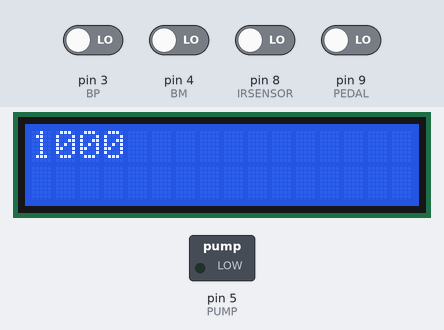
Bench run of a sketch on a simulated Arduino Uno, built with avr-gcc and run on an emulated ATmega328P. On the bench: 16×2 character LCD, switched loads named in the sketch (green lamp = pin HIGH). Dashed ring = blinking. The inputs (shaded band) are chosen by the test bench; at power-on: pin 3 (BP), pin 4 (BM), pin 8 (IRSENSOR), pin 9 (PEDAL) LOW.

Above: at 11.2 s.
11.3 s: pin 8 (IRSENSOR) driven HIGH
At 12.4 s:
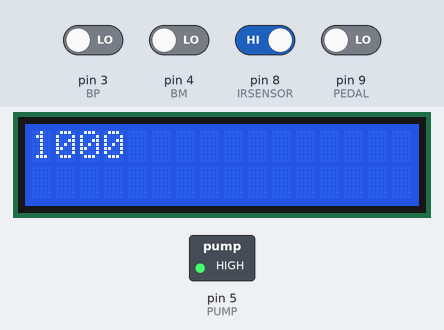
14.3 s: pin 8 (IRSENSOR) driven LOW
At 15.9 s:
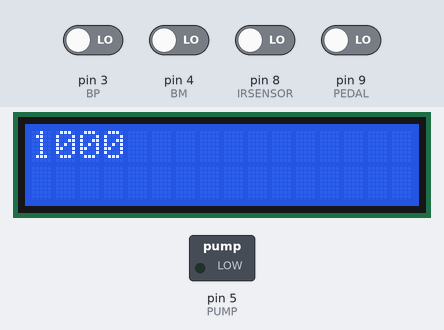
16.7 s: pin 3 (BP) driven HIGH
At 17.38 s:
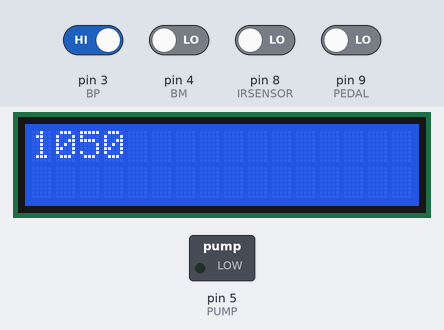
19.1 s: pin 9 (PEDAL) driven HIGH
At 20.0 s:
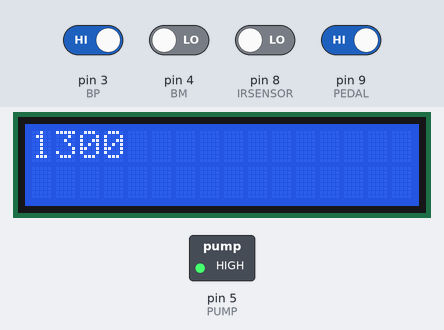
22.1 s: pin 9 (PEDAL) driven LOW
At 22.88 s:
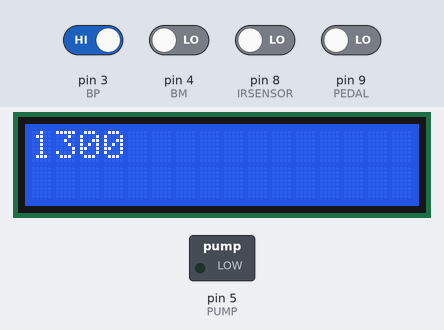
Timing chart, 0 to 25.1 s (numbered marks = the images above; inputs shaded):
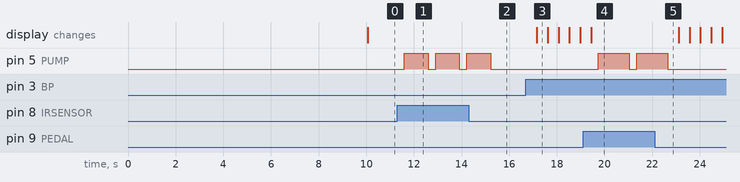

The sketch:

main.ino
```cpp
#include <SoftwareSerial.h>
#include <Wire.h>
#include <LiquidCrystal_I2C.h>

#define BP 3
#define BM 4
#define PUMP 5
#define IRSENSOR 8
#define PEDAL 9

LiquidCrystal_I2C lcd(0x27, 16, 2);
SoftwareSerial mySerial(6, 7); //RX, TX

unsigned long pumpOnDuration = 1000;

void setup(){
	pinMode(PUMP, OUTPUT);
    digitalWrite(PUMP, LOW),
	pinMode(BP, INPUT);
	pinMode(BM, INPUT);
	pinMode(IRSENSOR, INPUT);
	pinMode(PEDAL, INPUT);

    lcd.begin();
    lcd.noCursor();
    //print some Hi it's Celec

    mySerial.begin(9600); //begin communication with the bluetooth module
    //Starting a 10 seconds while loop down here
    unsigned long currentT = millis();
    while (millis() - currentT < 10000)
    {
        if (mySerial.available() > 0){ //if data comes from bluetooth then it's
            pumpOnDuration = mySerial.parseInt();   // gonna be the duration
        }                                           //of the pump
    }
    mySerial.~SoftwareSerial();
}

void loop(){
	if(digitalRead(IRSENSOR)){
        //Hand Detected
        delay(300);
        digitalWrite(PUMP, HIGH);
        delay(pumpOnDuration);
        digitalWrite(PUMP, LOW);
        while (digitalRead(PUMP)){
            delay(1);
        }
    }
    else if(digitalRead(PEDAL)){
        //Pedal pressed
        delay(300);
        digitalWrite(PUMP, HIGH);
        delay(pumpOnDuration);
        digitalWrite(PUMP, LOW);
        while (digitalRead(PUMP)){
            delay(1);
        }
    }
    else if(digitalRead(BP)){
        //Button+ Pressed
        delay(50);
        pumpOnDuration += 50;
        delay(400);
    }
    else if(digitalRead(BM)){
        //Button- Pressed
        delay(50);
        pumpOnDuration -= 50;
        delay(400);
    }
    lcd.home();
    lcd.print(pumpOnDuration);
}
```

Measured:
- after the input at 11.3 s, pin 5 (PUMP): alternates HIGH for 1.0 s and LOW for 0.31 s, starting after 0.30 s
- after the input at 14.3 s, pin 5 (PUMP): goes on until 15.2 s, then stays LOW
- after the input at 16.7 s, the display: changes after 0.46 s (image 3)
- after the input at 19.1 s, pin 5 (PUMP): LOW → HIGH after 0.64 s, → LOW 1.3 s later, → HIGH 0.31 s later
- after the input at 22.1 s, pin 5 (PUMP): goes on until 22.6 s, then stays LOW
- what the display in image 3 shows lasts 0.4 s, from 17.2 s to 17.6 s
